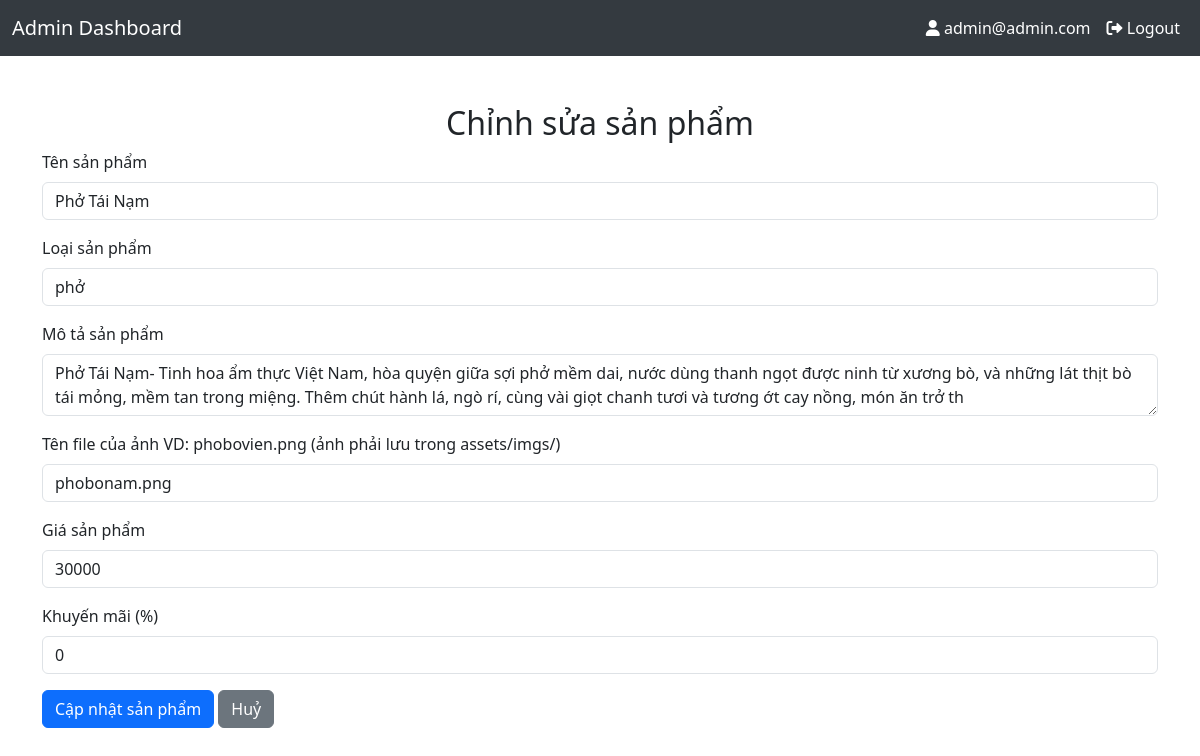
The page /admin/edit-function/edit_product.php?id=4 (signed in) on the database its author committed.
### tables this page shows
CREATE TABLE `products` (
  `product_id` int(11) NOT NULL,
  `product_name` varchar(100) NOT NULL,
  `product_category` varchar(100) NOT NULL,
  `product_description` varchar(255) NOT NULL,
  `product_image` varchar(255) NOT NULL,
  `product_price` decimal(15,0) NOT NULL,
  `product_weight` decimal(5,2) NOT NULL,
  `product_special_offer` int(2) NOT NULL
);

### admin/edit-function/edit_product.php (the view, shortened to what this page needs)
<?php
include '../db.php';
if (isset($_GET['id'])) {
    $product_id = $_GET['id'];
    $stmt = $conn->prepare("SELECT * FROM products WHERE product_id = ?");
    $stmt->bind_param("i", $product_id);
    $stmt->execute();
    $result = $stmt->get_result();
    $product = $result->fetch_assoc();
}
?>
<?php include '../header.php' ?>
<head>
    <link href="https://cdn.jsdelivr.net/npm/bootstrap@5.3.0/dist/css/bootstrap.min.css" rel="stylesheet">
</head>
<body>
    <div class="container mt-5">
        <h2 class="text-center">Chỉnh sửa sản phẩm</h2>
        <form method="POST" action="edit_product.php?id=<?php echo $product_id; ?>">
            <div class="mb-3">
                <label for="product_name" class="form-label">Tên sản phẩm</label>
                <input type="text" class="form-control" id="product_name" name="product_name" value="<?php echo htmlspecialchars($product['product_name']); ?>" required>
            </div>
            <div class="mb-3">
                <label for="product_category" class="form-label">Loại sản phẩm</label>
                <input type="text" class="form-control" id="product_category" name="product_category" value="<?php echo htmlspecialchars($product['product_category']); ?>" required>
            </div>
            <div class="mb-3">
                <label for="product_description" class="form-label">Mô tả sản phẩm</label>
                <textarea class="form-control" id="product_description" name="product_description" required><?php echo htmlspecialchars($product['product_description']); ?></textarea>
            </div>
            <div class="mb-3">
                <label for="product_image" class="form-label">Tên file của ảnh VD: phobovien.png (ảnh phải lưu trong assets/imgs/)</label>
                <input type="text" class="form-control" id="product_image" name="product_image" value="<?php echo htmlspecialchars($product['product_image']); ?>" required>
            </div>
            <div class="mb-3">
                <label for="product_price" class="form-label">Giá sản phẩm</label>
                <input type="number" class="form-control" id="product_price" name="product_price" value="<?php echo htmlspecialchars($product['product_price']); ?>" required>
            </div>
            <div class="mb-3">
                <label for="product_special_offer" class="form-label">Khuyến mãi (%)</label>
                <input type="number" class="form-control" id="product_special_offer" name="product_special_offer" value="<?php echo htmlspecialchars($product['product_special_offer']); ?>" required>
            </div>
            <button type="submit" class="btn btn-primary">Cập nhật sản phẩm</button>
            <a href="../manage_products.php" class="btn btn-secondary">Huỷ</a>
        </form>
    </div>
</body>
</html>

### admin/header.php (style rules this page uses)
body { background-color: #f8f9fa; }

### rows shown on the page
products: product_name "Phở Tái Nạm", product_category "phở", product_description "Phở Tái Nạm- Tinh hoa ẩm thực Việt Nam, hòa quyện giữa sợi phở mềm dai, nước dùng thanh ngọt được ninh từ xương bò, và những lát thịt bò tái mỏng, mềm tan trong miệng. Thêm chút hành lá, ngò rí, cùng vài giọt chanh tươi và tương ớt cay nồng, món ăn trở th", product_image "phobonam.png", product_price "30000", product_special_offer "0"

### other values the page prints
$_SESSION['admin'] "admin@admin.com"
